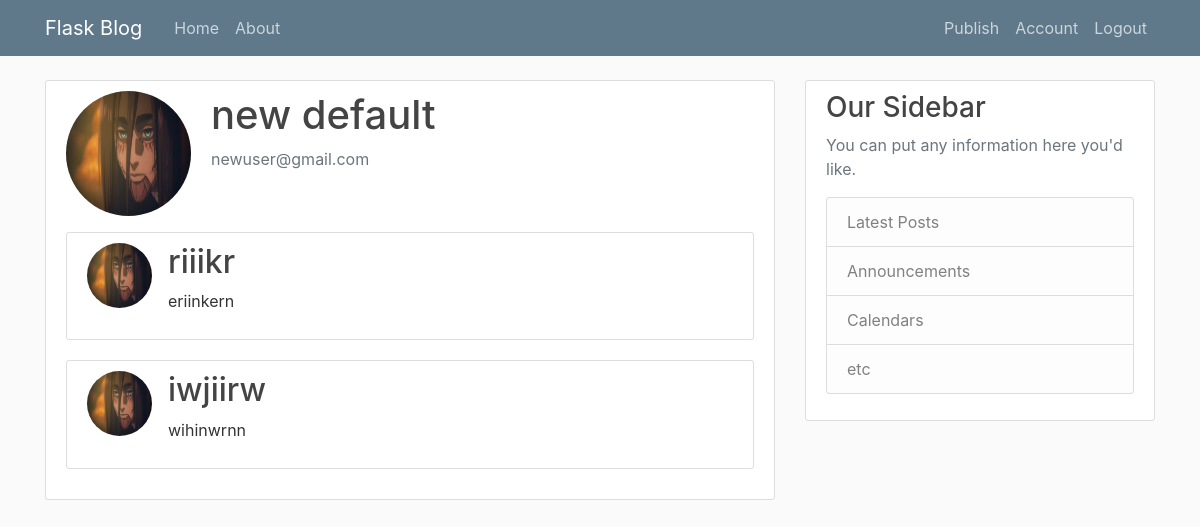
Page /profile/2 (signed in) on the committed database.
### flaskblog/models.py (models this page shows, shortened)
class User(db.Model, UserMixin):
    id = db.Column(db.Integer, primary_key=True)
    username = db.Column(db.String(100), nullable=False, unique=True)
    email = db.Column(db.String(120), nullable=False, unique=True)
    password = db.Column(db.String(120), nullable=False)
    image_file = db.Column(db.String(60), nullable=False, default='default-pic/default.jpg')
    posts = db.relationship('Post', backref='author', lazy=True)

class Post(db.Model):
    id = db.Column(db.Integer, primary_key=True)
    title = db.Column(db.String(120), nullable=False, unique=True)
    content = db.Column(db.Text, nullable=False)
    date = db.Column(db.DateTime, nullable=False, default=datetime.utcnow)
    user_id = db.Column(db.Integer, db.ForeignKey('user.id'), nullable=False)

### flaskblog/users/routes.py (the view)
@users.route('/profile/<int:id>', methods=['GET'])
@login_required
def user_profile(id):
    profile = User.query.get_or_404(id)
    image_file = url_for('static', filename='propic/' + profile.image_file)
    return render_template('user-profile.html', profile=profile, image_file=image_file)

### flaskblog/models.py (called while the page is built)
@login_user.user_loader
def load_user(user_id):
    return User.query.get(int(user_id))

### flaskblog/templates/user-profile.html
{% extends 'base.html' %}
{% block content %}
    <div class="content-section">
        <div class="media">
            <img class="rounded-circle account-img" src="{{image_file}}">
            <div class="media-body">
                <h2 class="account-heading">{{profile.username}}</h2>
                <p class="text-secondary">{{profile.email}}</p>
            </div>
        </div>
        {% for post in profile.posts %}
        <article class="media content-section">
            <img class="rounded-circle article-img" src="{{url_for('static', filename='propic/' + post.author.image_file)}}">
            <div class="media-body">
            <h2><a class="article-title" href="{{url_for('posts.read_post', id=post.id)}}">{{post.title}}</a></h2>
            <p class="article-content">{{post.content}}</p>
            </div>
        </article>
    {% endfor %}
    </div>
{% endblock content %}

### flaskblog/static/main.css (style rules this page uses)
body { background: #fafafa; color: #333333; margin-top: 5rem; }
h1, h2, h3, h4, h5, h6 { color: #444444; }
.content-section { background: #ffffff; padding: 10px 20px; border: 1px solid #dddddd; border-radius: 3px; margin-bottom: 20px; }
.article-title { color: #444444; }
.article-content { white-space: pre-line; }
.article-img { height: 65px; width: 65px; margin-right: 16px; }
.account-img { height: 125px; width: 125px; margin-right: 20px; margin-bottom: 16px; }
.account-heading { font-size: 2.5rem; }

### rows in the picture
User: username "new default", email "newuser@gmail.com"
Post: image_file (picture), title "riiikr", content "eriinkern"
Post: image_file (picture), title "iwjiirw", content "wihinwrnn"
